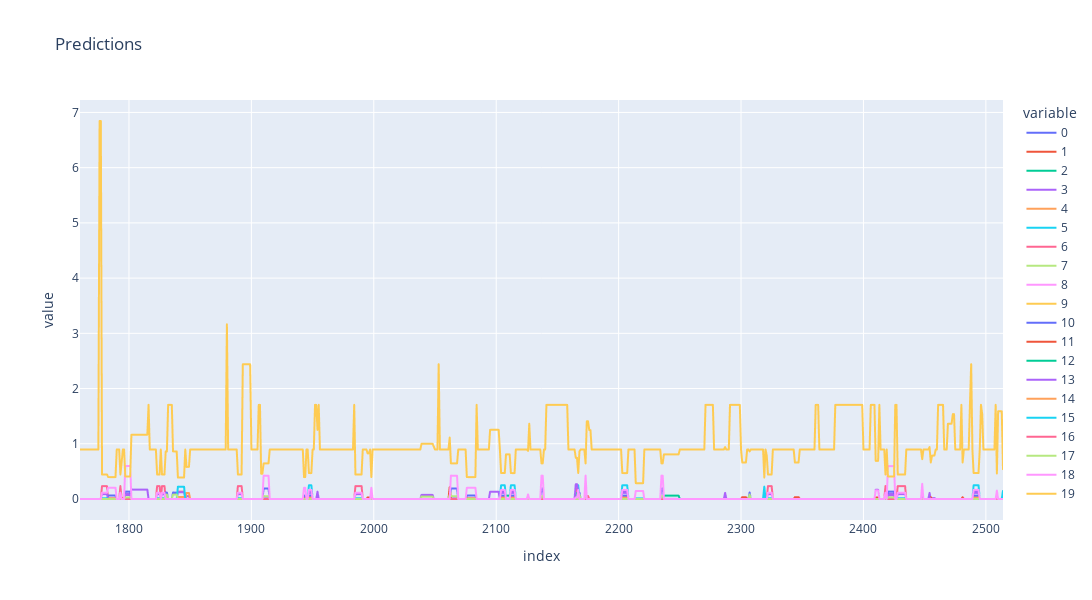

The code cell stored with this chart in its notebook:
### Code cell
prl = prediction_row_tensor.cpu().detach().numpy()
gp = group_tensor.cpu().detach().numpy()

fig = px.line(pd.DataFrame(list(prl))[start: ], height=600, width=1200, title="Predictions")# [start: ]

fig.show()
fig.write_html(f"figures/ml-predictions{timestamp}.html")

### Figure 1 — Plotly figure (JSON) as saved in the notebook; plotly's stock layout.template omitted (floating-point values rounded to 4 significant figures; data arrays with more than 128 entries replaced by an {"elided": "..."} marker saying what was removed)
{"data": [{"hovertemplate": "variable=0<br>index=%{x}<br>value=%{y}<extra></extra>", "legendgroup": "0", "line": {"color": "#636efa", "dash": "solid"}, "marker": {"symbol": "circle"}, "mode": "lines", "name": "0", "showlegend": true, "type": "scattergl", "x": {"elided": "755 int values"}, "xaxis": "x", "y": {"elided": "755 float values"}, "yaxis": "y"}, {"hovertemplate": "variable=1<br>index=%{x}<br>value=%{y}<extra></extra>", "legendgroup": "1", "line": {"color": "#EF553B", "dash": "solid"}, "marker": {"symbol": "circle"}, "mode": "lines", "name": "1", "showlegend": true, "type": "scattergl", "x": {"elided": "755 int values"}, "xaxis": "x", "y": {"elided": "755 int values"}, "yaxis": "y"}, {"hovertemplate": "variable=2<br>index=%{x}<br>value=%{y}<extra></extra>", "legendgroup": "2", "line": {"color": "#00cc96", "dash": "solid"}, "marker": {"symbol": "circle"}, "mode": "lines", "name": "2", "showlegend": true, "type": "scattergl", "x": {"elided": "755 int values"}, "xaxis": "x", "y": {"elided": "755 int values"}, "yaxis": "y"}, {"hovertemplate": "variable=3<br>index=%{x}<br>value=%{y}<extra></extra>", "legendgroup": "3", "line": {"color": "#ab63fa", "dash": "solid"}, "marker": {"symbol": "circle"}, "mode": "lines", "name": "3", "showlegend": true, "type": "scattergl", "x": {"elided": "755 int values"}, "xaxis": "x", "y": {"elided": "755 float values"}, "yaxis": "y"}, {"hovertemplate": "variable=4<br>index=%{x}<br>value=%{y}<extra></extra>", "legendgroup": "4", "line": {"color": "#FFA15A", "dash": "solid"}, "marker": {"symbol": "circle"}, "mode": "lines", "name": "4", "showlegend": true, "type": "scattergl", "x": {"elided": "755 int values"}, "xaxis": "x", "y": {"elided": "755 float values"}, "yaxis": "y"}, {"hovertemplate": "variable=5<br>index=%{x}<br>value=%{y}<extra></extra>", "legendgroup": "5", "line": {"color": "#19d3f3", "dash": "solid"}, "marker": {"symbol": "circle"}, "mode": "lines", "name": "5", "showlegend": true, "type": "scattergl", "x": {"elided": "755 int values"}, "xaxis": "x", "y": {"elided": "755 float values"}, "yaxis": "y"}, {"hovertemplate": "variable=6<br>index=%{x}<br>value=%{y}<extra></extra>", "legendgroup": "6", "line": {"color": "#FF6692", "dash": "solid"}, "marker": {"symbol": "circle"}, "mode": "lines", "name": "6", "showlegend": true, "type": "scattergl", "x": {"elided": "755 int values"}, "xaxis": "x", "y": {"elided": "755 float values"}, "yaxis": "y"}, {"hovertemplate": "variable=7<br>index=%{x}<br>value=%{y}<extra></extra>", "legendgroup": "7", "line": {"color": "#B6E880", "dash": "solid"}, "marker": {"symbol": "circle"}, "mode": "lines", "name": "7", "showlegend": true, "type": "scattergl", "x": {"elided": "755 int values"}, "xaxis": "x", "y": {"elided": "755 int values"}, "yaxis": "y"}, {"hovertemplate": "variable=8<br>index=%{x}<br>value=%{y}<extra></extra>", "legendgroup": "8", "line": {"color": "#FF97FF", "dash": "solid"}, "marker": {"symbol": "circle"}, "mode": "lines", "name": "8", "showlegend": true, "type": "scattergl", "x": {"elided": "755 int values"}, "xaxis": "x", "y": {"elided": "755 int values"}, "yaxis": "y"}, {"hovertemplate": "variable=9<br>index=%{x}<br>value=%{y}<extra></extra>", "legendgroup": "9", "line": {"color": "#FECB52", "dash": "solid"}, "marker": {"symbol": "circle"}, "mode": "lines", "name": "9", "showlegend": true, "type": "scattergl", "x": {"elided": "755 int values"}, "xaxis": "x", "y": {"elided": "755 float values"}, "yaxis": "y"}, {"hovertemplate": "variable=10<br>index=%{x}<br>value=%{y}<extra></extra>", "legendgroup": "10", "line": {"color": "#636efa", "dash": "solid"}, "marker": {"symbol": "circle"}, "mode": "lines", "name": "10", "showlegend": true, "type": "scattergl", "x": {"elided": "755 int values"}, "xaxis": "x", "y": {"elided": "755 float values"}, "yaxis": "y"}, {"hovertemplate": "variable=11<br>index=%{x}<br>value=%{y}<extra></extra>", "legendgroup": "11", "line": {"color": "#EF553B", "dash": "solid"}, "marker": {"symbol": "circle"}, "mode": "lines", "name": "11", "showlegend": true, "type": "scattergl", "x": {"elided": "755 int values"}, "xaxis": "x", "y": {"elided": "755 float values"}, "yaxis": "y"}, {"hovertemplate": "variable=12<br>index=%{x}<br>value=%{y}<extra></extra>", "legendgroup": "12", "line": {"color": "#00cc96", "dash": "solid"}, "marker": {"symbol": "circle"}, "mode": "lines", "name": "12", "showlegend": true, "type": "scattergl", "x": {"elided": "755 int values"}, "xaxis": "x", "y": {"elided": "755 float values"}, "yaxis": "y"}, {"hovertemplate": "variable=13<br>index=%{x}<br>value=%{y}<extra></extra>", "legendgroup": "13", "line": {"color": "#ab63fa", "dash": "solid"}, "marker": {"symbol": "circle"}, "mode": "lines", "name": "13", "showlegend": true, "type": "scattergl", "x": {"elided": "755 int values"}, "xaxis": "x", "y": {"elided": "755 float values"}, "yaxis": "y"}, {"hovertemplate": "variable=14<br>index=%{x}<br>value=%{y}<extra></extra>", "legendgroup": "14", "line": {"color": "#FFA15A", "dash": "solid"}, "marker": {"symbol": "circle"}, "mode": "lines", "name": "14", "showlegend": true, "type": "scattergl", "x": {"elided": "755 int values"}, "xaxis": "x", "y": {"elided": "755 float values"}, "yaxis": "y"}, {"hovertemplate": "variable=15<br>index=%{x}<br>value=%{y}<extra></extra>", "legendgroup": "15", "line": {"color": "#19d3f3", "dash": "solid"}, "marker": {"symbol": "circle"}, "mode": "lines", "name": "15", "showlegend": true, "type": "scattergl", "x": {"elided": "755 int values"}, "xaxis": "x", "y": {"elided": "755 float values"}, "yaxis": "y"}, {"hovertemplate": "variable=16<br>index=%{x}<br>value=%{y}<extra></extra>", "legendgroup": "16", "line": {"color": "#FF6692", "dash": "solid"}, "marker": {"symbol": "circle"}, "mode": "lines", "name": "16", "showlegend": true, "type": "scattergl", "x": {"elided": "755 int values"}, "xaxis": "x", "y": {"elided": "755 float values"}, "yaxis": "y"}, {"hovertemplate": "variable=17<br>index=%{x}<br>value=%{y}<extra></extra>", "legendgroup": "17", "line": {"color": "#B6E880", "dash": "solid"}, "marker": {"symbol": "circle"}, "mode": "lines", "name": "17", "showlegend": true, "type": "scattergl", "x": {"elided": "755 int values"}, "xaxis": "x", "y": {"elided": "755 float values"}, "yaxis": "y"}, {"hovertemplate": "variable=18<br>index=%{x}<br>value=%{y}<extra></extra>", "legendgroup": "18", "line": {"color": "#FF97FF", "dash": "solid"}, "marker": {"symbol": "circle"}, "mode": "lines", "name": "18", "showlegend": true, "type": "scattergl", "x": {"elided": "755 int values"}, "xaxis": "x", "y": {"elided": "755 float values"}, "yaxis": "y"}, {"hovertemplate": "variable=19<br>index=%{x}<br>value=%{y}<extra></extra>", "legendgroup": "19", "line": {"color": "#FECB52", "dash": "solid"}, "marker": {"symbol": "circle"}, "mode": "lines", "name": "19", "showlegend": true, "type": "scattergl", "x": {"elided": "755 int values"}, "xaxis": "x", "y": {"elided": "755 float values"}, "yaxis": "y"}], "layout": {"height": 600, "legend": {"title": {"text": "variable"}, "tracegroupgap": 0}, "title": {"text": "Predictions"}, "width": 1200, "xaxis": {"anchor": "y", "domain": [0, 1], "title": {"text": "index"}}, "yaxis": {"anchor": "x", "domain": [0, 1], "title": {"text": "value"}}}}
